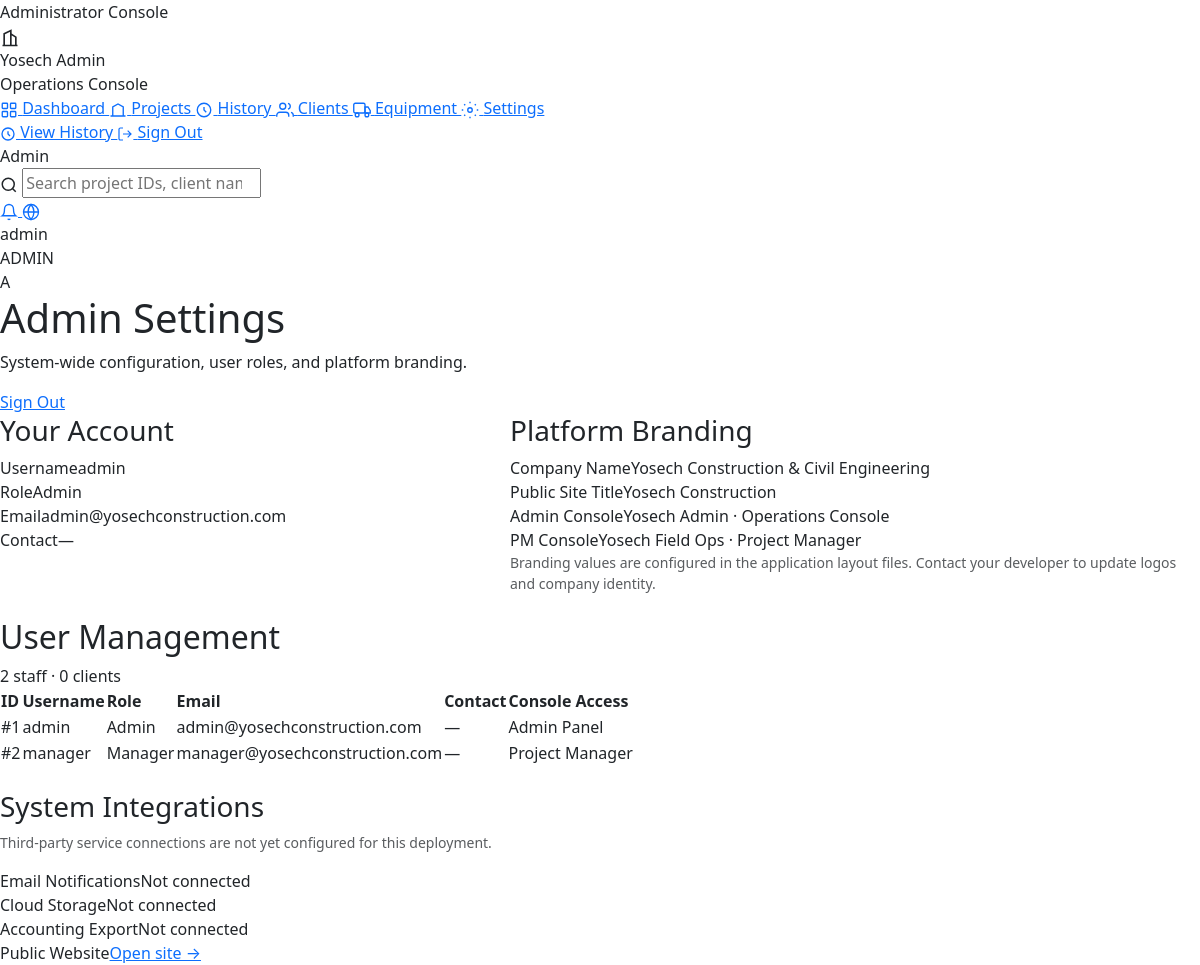
The page /admin/amin_settings.php (signed in) on the database its author committed.
### tables this page shows
CREATE TABLE Employee (
    EmployeeID      INT AUTO_INCREMENT PRIMARY KEY,
    UserType        ENUM('Admin', 'Manager', 'Employee') NOT NULL DEFAULT 'Employee',
    Username        VARCHAR(50)  NOT NULL UNIQUE,
    Password        VARCHAR(255) NOT NULL,
    Email           VARCHAR(100) NOT NULL UNIQUE,
    ContactNumber   VARCHAR(20)
);

### includes/admin/helpers.php (called while the page is built, shortened)
<?php
function adminCurrentEmployee(mysqli $conn): ?array
{
    $employeeId = (int) ($_SESSION['user_id'] ?? 0);
    $result = mysqli_query($conn, "SELECT * FROM Employee WHERE EmployeeID = {$employeeId} LIMIT 1");
    return mysqli_fetch_assoc($result) ?: null;
}

### admin/amin_settings.php (the view, shortened to what this page needs)
<?php
include("../config/database.php");
include("../includes/admin/helpers.php");
$adminEmployee = adminCurrentEmployee($conn);
$staffResult = mysqli_query($conn, "SELECT EmployeeID, UserType, Username, Email, ContactNumber FROM Employee ORDER BY UserType, Username");
$staffCount = (int) mysqli_fetch_assoc(mysqli_query($conn, "SELECT COUNT(*) AS total FROM Employee"))['total'];
$clientCount = (int) mysqli_fetch_assoc(mysqli_query($conn, "SELECT COUNT(*) AS total FROM Client"))['total'];
$adminActiveNav = 'settings';
$adminPageTitle = 'Admin Settings';
$adminPageSubtitle = 'System-wide configuration, user roles, and platform branding.';
$adminPageActions = '
    <a href="' . BASE_URL . '/logout.php" class="admin-btn admin-btn-outline">Sign Out</a>
';
include("../includes/admin/layout_start.php");
?>
<div class="row g-4">
    <div class="col-lg-5">
        <div class="admin-card">
            <h3 class="admin-card-title">Your Account</h3>
            <?php if ($adminEmployee): ?>
                <div class="admin-meta-grid">
                    <div class="admin-meta-item"><span>Username</span><?= htmlspecialchars($adminEmployee['Username']) ?></div>
                    <div class="admin-meta-item"><span>Role</span><?= htmlspecialchars($adminEmployee['UserType']) ?></div>
                    <div class="admin-meta-item"><span>Email</span><?= htmlspecialchars($adminEmployee['Email']) ?></div>
                    <div class="admin-meta-item"><span>Contact</span><?= htmlspecialchars($adminEmployee['ContactNumber'] ?: '—') ?></div>
                </div>
            <?php endif; ?>
        </div>
    </div>
    <div class="col-lg-7">
        <div class="admin-card">
            <h3 class="admin-card-title">Platform Branding</h3>
            <div class="admin-meta-grid">
                <div class="admin-meta-item"><span>Company Name</span>Yosech Construction &amp; Civil Engineering</div>
                <div class="admin-meta-item"><span>Public Site Title</span>Yosech Construction</div>
                <div class="admin-meta-item"><span>Admin Console</span>Yosech Admin · Operations Console</div>
                <div class="admin-meta-item"><span>PM Console</span>Yosech Field Ops · Project Manager</div>
            </div>
            <p class="small text-muted mb-0">Branding values are configured in the application layout files. Contact your developer to update logos and company identity.</p>
        </div>
    </div>
    <div class="col-12">
        <div class="admin-panel">
            <div class="admin-panel-head">
                <h2 class="admin-panel-title">User Management</h2>
                <span class="admin-btn admin-btn-outline admin-btn-sm" style="cursor:default;"><?= $staffCount ?> staff · <?= $clientCount ?> clients</span>
            </div>
            <table class="admin-table">
                <thead>
                    <tr>
                        <th>ID</th>
                        <th>Username</th>
                        <th>Role</th>
                        <th>Email</th>
                        <th>Contact</th>
                        <th>Console Access</th>
                    </tr>
                </thead>
                <tbody>
                    <?php while ($staff = mysqli_fetch_assoc($staffResult)):
                        $console = match ($staff['UserType']) {
                            'Admin' => 'Admin Panel',
                            'Manager' => 'Project Manager',
                            default => 'Staff (no console)',
                        };
                    ?>
                    <tr>
                        <td>#<?= (int) $staff['EmployeeID'] ?></td>
                        <td><span class="admin-table-project"><?= htmlspecialchars($staff['Username']) ?></span></td>
                        <td><?= htmlspecialchars($staff['UserType']) ?></td>
                        <td><?= htmlspecialchars($staff['Email']) ?></td>
                        <td><?= htmlspecialchars($staff['ContactNumber'] ?: '—') ?></td>
                        <td><?= htmlspecialchars($console) ?></td>
                    </tr>
                    <?php endwhile; ?>
                </tbody>
            </table>
        </div>
    </div>
    <div class="col-12">
        <div class="admin-card">
            <h3 class="admin-card-title">System Integrations</h3>
            <p class="small text-muted mb-3">Third-party service connections are not yet configured for this deployment.</p>
            <div class="admin-meta-grid">
                <div class="admin-meta-item"><span>Email Notifications</span>Not connected</div>
                <div class="admin-meta-item"><span>Cloud Storage</span>Not connected</div>
                <div class="admin-meta-item"><span>Accounting Export</span>Not connected</div>
                <div class="admin-meta-item"><span>Public Website</span><a href="<?= BASE_URL ?>/index.php" target="_blank" rel="noopener">Open site →</a></div>
            </div>
        </div>
    </div>
</div>
<?php include("../includes/admin/layout_end.php"); ?>

### includes/admin/layout_start.php (shortened to what this page needs)
<?php
$adminActiveNav = $adminActiveNav ?? 'dashboard';
$adminPageTitle = $adminPageTitle ?? 'Admin Dashboard';
$adminPageSubtitle = $adminPageSubtitle ?? '';
$adminPageActions = $adminPageActions ?? '';
$adminEmployee = $adminEmployee ?? null;
$adminDisplayName = $adminEmployee['Username'] ?? ($_SESSION['username'] ?? 'Admin User');
$adminRoleLabel = strtoupper($adminEmployee['UserType'] ?? $_SESSION['user_type'] ?? 'ADMIN');
?>
<!DOCTYPE html>
<html lang="en">
<head>
    <link href="https://cdn.jsdelivr.net/npm/bootstrap@5.3.3/dist/css/bootstrap.min.css" rel="stylesheet">
    <link rel="stylesheet" href="<?= BASE_URL ?>/assets/css/admin.css">
</head>
<body class="admin-body">
<div class="admin-shell">
    <aside class="admin-sidebar admin-console-sidebar">
        <div class="admin-console-banner">Administrator Console</div>
        <div class="admin-brand">
            <div class="admin-brand-icon">
                <svg xmlns="http://www.w3.org/2000/svg" width="20" height="20" fill="none" viewBox="0 0 24 24" stroke="currentColor" stroke-width="2"><path d="M3 21h18M5 21V7l8-4v18M19 21V11l-6-4"/></svg>
            </div>
            <div>
                <div class="admin-brand-name">Yosech Admin</div>
                <div class="admin-brand-sub">Operations Console</div>
            </div>
        </div>
        <nav class="admin-nav">
            <a href="<?= BASE_URL ?>/admin/amin_dashboard.php" class="admin-nav-link<?= $adminActiveNav === 'dashboard' ? ' active' : '' ?>">
                Dashboard
            </a>
            <a href="<?= BASE_URL ?>/admin/amin_projects.php" class="admin-nav-link<?= $adminActiveNav === 'projects' ? ' active' : '' ?>">
                <svg xmlns="http://www.w3.org/2000/svg" width="18" height="18" fill="none" viewBox="0 0 24 24" stroke="currentColor" stroke-width="1.8"><path d="M2 20h20M5 20V8l7-4 7 4v12"/></svg>
                Projects
            </a>
            <a href="<?= BASE_URL ?>/admin/amin_applications.php" class="admin-nav-link<?= $adminActiveNav === 'history' ? ' active' : '' ?>">
                <svg xmlns="http://www.w3.org/2000/svg" width="18" height="18" fill="none" viewBox="0 0 24 24" stroke="currentColor" stroke-width="1.8"><path d="M12 8v4l3 3M21 12a9 9 0 1 1-18 0 9 9 0 0 1 18 0z"/></svg>
                History
            </a>
            <a href="<?= BASE_URL ?>/admin/amin_clients.php" class="admin-nav-link<?= $adminActiveNav === 'clients' ? ' active' : '' ?>">
                <svg xmlns="http://www.w3.org/2000/svg" width="18" height="18" fill="none" viewBox="0 0 24 24" stroke="currentColor" stroke-width="1.8"><path d="M17 21v-2a4 4 0 0 0-4-4H5a4 4 0 0 0-4 4v2"/><circle cx="9" cy="7" r="4"/><path d="M23 21v-2a4 4 0 0 0-3-3.87M16 3.13a4 4 0 0 1 0 7.75"/></svg>
                Clients
            </a>
            <a href="<?= BASE_URL ?>/admin/amin_equipment.php" class="admin-nav-link<?= $adminActiveNav === 'equipment' ? ' active' : '' ?>">
                <svg xmlns="http://www.w3.org/2000/svg" width="18" height="18" fill="none" viewBox="0 0 24 24" stroke="currentColor" stroke-width="1.8"><rect x="1" y="3" width="15" height="13" rx="2"/><path d="M16 8h4l3 5v3h-7V8z"/><circle cx="5.5" cy="18.5" r="2.5"/><circle cx="18.5" cy="18.5" r="2.5"/></svg>
                Equipment
            </a>
            <a href="<?= BASE_URL ?>/admin/amin_settings.php" class="admin-nav-link<?= $adminActiveNav === 'settings' ? ' active' : '' ?>">
                <svg xmlns="http://www.w3.org/2000/svg" width="18" height="18" fill="none" viewBox="0 0 24 24" stroke="currentColor" stroke-width="1.8"><circle cx="12" cy="12" r="3"/><path d="M12 1v2M12 21v2M4.22 4.22l1.42 1.42M18.36 18.36l1.42 1.42M1 12h2M21 12h2M4.22 19.78l1.42-1.42M18.36 5.64l1.42-1.42"/></svg>
                Settings
            </a>
        </nav>
        <div class="admin-sidebar-footer">
            <a href="<?= BASE_URL ?>/admin/amin_applications.php" class="admin-btn-new">
                <svg xmlns="http://www.w3.org/2000/svg" width="16" height="16" fill="none" viewBox="0 0 24 24" stroke="currentColor" stroke-width="2"><path d="M12 8v4l3 3M21 12a9 9 0 1 1-18 0 9 9 0 0 1 18 0z"/></svg>
                View History
            </a>
            <a href="<?= BASE_URL ?>/logout.php" class="admin-signout">
                <svg xmlns="http://www.w3.org/2000/svg" width="16" height="16" fill="none" viewBox="0 0 24 24" stroke="currentColor" stroke-width="1.8"><path d="M9 21H5a2 2 0 0 1-2-2V5a2 2 0 0 1 2-2h4M16 17l5-5-5-5M21 12H9"/></svg>
                Sign Out
            </a>
        </div>
    </aside>
    <div class="admin-main">
        <header class="admin-topbar">
            <span class="console-identity console-identity-admin">Admin</span>
            <form class="admin-search" method="get" action="<?= BASE_URL ?>/admin/amin_dashboard.php" id="adminGlobalSearchForm">
                <svg xmlns="http://www.w3.org/2000/svg" width="18" height="18" fill="none" viewBox="0 0 24 24" stroke="currentColor" stroke-width="2"><circle cx="11" cy="11" r="8"/><path d="m21 21-4.35-4.35"/></svg>
                <input type="search" name="q" placeholder="Search project IDs, client names..." value="<?= htmlspecialchars($_GET['q'] ?? '') ?>" aria-label="Search admin records">
            </form>
            <div class="admin-topbar-actions">
                <a href="<?= BASE_URL ?>/admin/amin_applications.php?status=Pending" class="admin-icon-btn" title="Pending applications history">
                    <svg xmlns="http://www.w3.org/2000/svg" width="18" height="18" fill="none" viewBox="0 0 24 24" stroke="currentColor" stroke-width="1.8"><path d="M18 8A6 6 0 0 0 6 8c0 7-3 9-3 9h18s-3-2-3-9"/><path d="M13.73 21a2 2 0 0 1-3.46 0"/></svg>
                </a>
                <a href="<?= BASE_URL ?>/index.php" class="admin-icon-btn" title="View public site" target="_blank" rel="noopener">
                    <svg xmlns="http://www.w3.org/2000/svg" width="18" height="18" fill="none" viewBox="0 0 24 24" stroke="currentColor" stroke-width="1.8"><circle cx="12" cy="12" r="10"/><path d="M2 12h20M12 2a15.3 15.3 0 0 1 4 10 15.3 15.3 0 0 1-4 10 15.3 15.3 0 0 1-4-10 15.3 15.3 0 0 1 4-10z"/></svg>
                </a>
                <div class="admin-user">
                    <div class="admin-user-meta">
                        <div class="admin-user-name"><?= htmlspecialchars($adminDisplayName) ?></div>
                        <div class="admin-user-role"><?= htmlspecialchars($adminRoleLabel) ?></div>
                    </div>
                    <div class="admin-user-avatar"><?= strtoupper(substr($adminDisplayName, 0, 1)) ?></div>
                </div>
            </div>
        </header>
        <main class="admin-content">
            <div class="admin-page-head">
                <div>
                    <h1 class="admin-page-title"><?= htmlspecialchars($adminPageTitle) ?></h1>
                    <?php if ($adminPageSubtitle !== ''): ?>
                        <p class="admin-page-sub"><?= htmlspecialchars($adminPageSubtitle) ?></p>
                    <?php endif; ?>
                </div>
                <?php if ($adminPageActions !== ''): ?>
                    <div class="admin-page-actions"><?= $adminPageActions ?></div>
                <?php endif; ?>
            </div>

### rows shown on the page
employee: Username "admin", UserType "ADMIN", Username "A", UserType "Admin", Email "admin@yosechconstruction.com", ContactNumber "—", EmployeeID "1", UserType "Admin Panel"
employee: EmployeeID "2", Username "manager", UserType "Manager", Email "manager@yosechconstruction.com", ContactNumber "—", UserType "Project Manager"

### other values the page prints
$adminPageTitle "Admin Settings"
$adminPageSubtitle "System-wide configuration, user roles, and platform branding."
$staffCount "2"
$clientCount "0"
